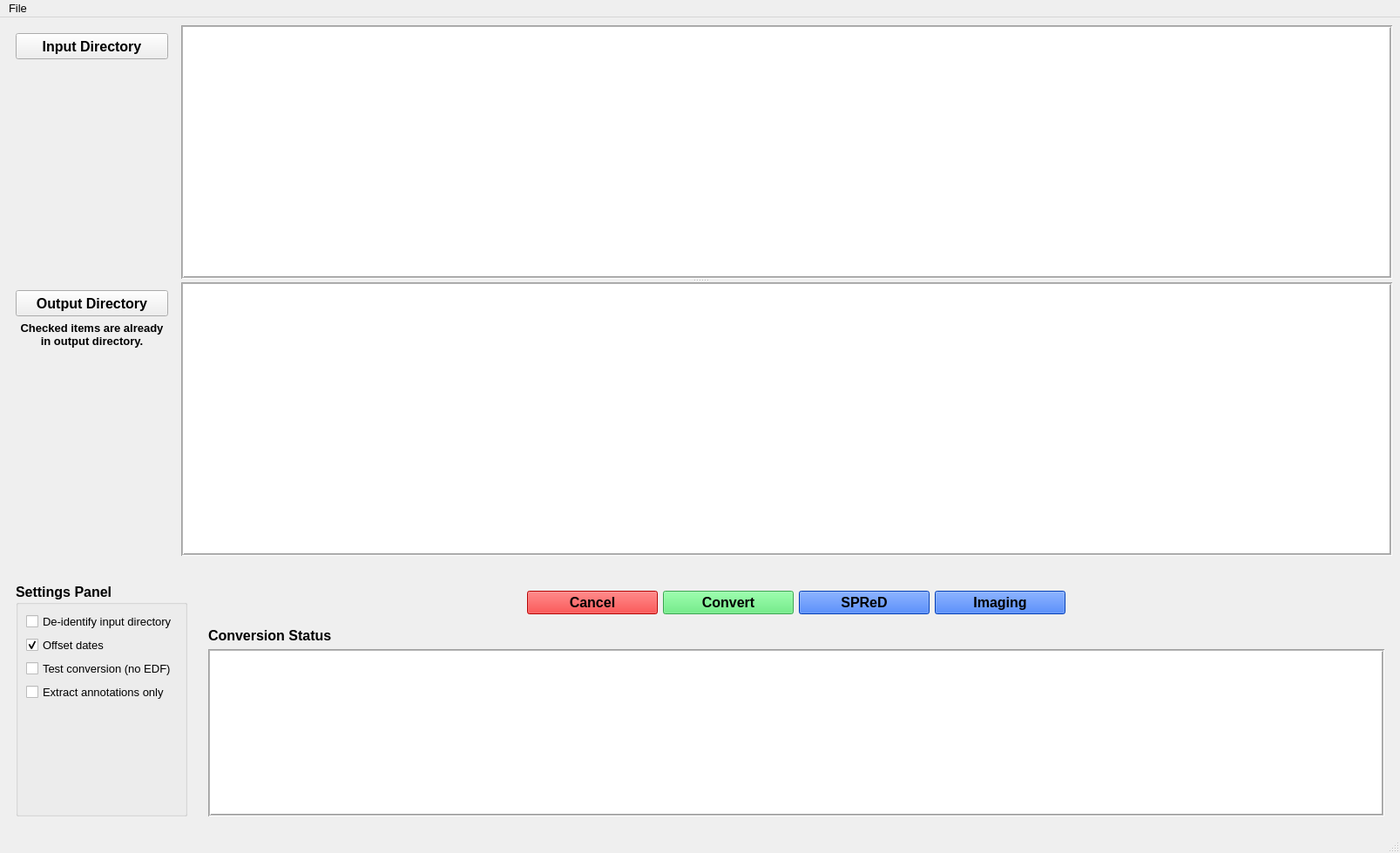
<?xml version="1.0" encoding="UTF-8"?>
<ui version="4.0">
 <class>MainWindow</class>
 <widget class="QMainWindow" name="MainWindow">
  <property name="geometry">
   <rect>
    <x>0</x>
    <y>0</y>
    <width>1607</width>
    <height>979</height>
   </rect>
  </property>
  <property name="sizePolicy">
   <sizepolicy hsizetype="Expanding" vsizetype="Expanding">
    <horstretch>0</horstretch>
    <verstretch>0</verstretch>
   </sizepolicy>
  </property>
  <property name="font">
   <font>
    <family>Arial</family>
    <pointsize>12</pointsize>
   </font>
  </property>
  <property name="windowTitle">
   <string>edf2bids converter</string>
  </property>
  <property name="windowIcon">
   <iconset>
    <normaloff>eplink_icon.ico</normaloff>eplink_icon.ico</iconset>
  </property>
  <widget class="QWidget" name="centralwidget">
   <property name="sizePolicy">
    <sizepolicy hsizetype="MinimumExpanding" vsizetype="Expanding">
     <horstretch>0</horstretch>
     <verstretch>0</verstretch>
    </sizepolicy>
   </property>
   <layout class="QFormLayout" name="formLayout">
    <item row="0" column="0" colspan="2">
     <widget class="QSplitter" name="splitter">
      <property name="sizePolicy">
       <sizepolicy hsizetype="MinimumExpanding" vsizetype="MinimumExpanding">
        <horstretch>0</horstretch>
        <verstretch>200</verstretch>
       </sizepolicy>
      </property>
      <property name="minimumSize">
       <size>
        <width>0</width>
        <height>600</height>
       </size>
      </property>
      <property name="midLineWidth">
       <number>0</number>
      </property>
      <property name="orientation">
       <enum>Qt::Vertical</enum>
      </property>
      <property name="opaqueResize">
       <bool>false</bool>
      </property>
      <property name="handleWidth">
       <number>4</number>
      </property>
      <property name="childrenCollapsible">
       <bool>false</bool>
      </property>
      <widget class="QWidget" name="widget_6" native="true">
       <property name="sizePolicy">
        <sizepolicy hsizetype="MinimumExpanding" vsizetype="Expanding">
         <horstretch>0</horstretch>
         <verstretch>0</verstretch>
        </sizepolicy>
       </property>
       <property name="minimumSize">
        <size>
         <width>0</width>
         <height>0</height>
        </size>
       </property>
       <layout class="QHBoxLayout" name="horizontalLayout" stretch="0,0">
        <property name="spacing">
         <number>6</number>
        </property>
        <item>
         <widget class="QWidget" name="widget_4" native="true">
          <property name="sizePolicy">
           <sizepolicy hsizetype="Minimum" vsizetype="Expanding">
            <horstretch>0</horstretch>
            <verstretch>0</verstretch>
           </sizepolicy>
          </property>
          <property name="minimumSize">
           <size>
            <width>0</width>
            <height>0</height>
           </size>
          </property>
          <layout class="QVBoxLayout" name="verticalLayout_2">
           <item>
            <widget class="QPushButton" name="loadDirButton">
             <property name="sizePolicy">
              <sizepolicy hsizetype="Preferred" vsizetype="Preferred">
               <horstretch>0</horstretch>
               <verstretch>0</verstretch>
              </sizepolicy>
             </property>
             <property name="minimumSize">
              <size>
               <width>175</width>
               <height>30</height>
              </size>
             </property>
             <property name="font">
              <font>
               <family>Arial</family>
               <pointsize>12</pointsize>
               <weight>75</weight>
               <bold>true</bold>
               <kerning>true</kerning>
              </font>
             </property>
             <property name="styleSheet">
              <string notr="true"/>
             </property>
             <property name="text">
              <string>Input Directory</string>
             </property>
            </widget>
           </item>
           <item>
            <spacer name="verticalSpacer">
             <property name="orientation">
              <enum>Qt::Vertical</enum>
             </property>
             <property name="sizeHint" stdset="0">
              <size>
               <width>20</width>
               <height>226</height>
              </size>
             </property>
            </spacer>
           </item>
          </layout>
         </widget>
        </item>
        <item>
         <widget class="QTreeWidget" name="treeViewLoad">
          <property name="sizePolicy">
           <sizepolicy hsizetype="MinimumExpanding" vsizetype="Expanding">
            <horstretch>0</horstretch>
            <verstretch>200</verstretch>
           </sizepolicy>
          </property>
          <property name="minimumSize">
           <size>
            <width>0</width>
            <height>0</height>
           </size>
          </property>
          <property name="maximumSize">
           <size>
            <width>16777215</width>
            <height>16777215</height>
           </size>
          </property>
          <property name="font">
           <font>
            <family>Arial</family>
            <pointsize>10</pointsize>
           </font>
          </property>
          <property name="contextMenuPolicy">
           <enum>Qt::PreventContextMenu</enum>
          </property>
          <property name="acceptDrops">
           <bool>true</bool>
          </property>
          <property name="autoFillBackground">
           <bool>true</bool>
          </property>
          <property name="frameShape">
           <enum>QFrame::Box</enum>
          </property>
          <property name="frameShadow">
           <enum>QFrame::Sunken</enum>
          </property>
          <property name="lineWidth">
           <number>1</number>
          </property>
          <property name="midLineWidth">
           <number>1</number>
          </property>
          <property name="verticalScrollBarPolicy">
           <enum>Qt::ScrollBarAsNeeded</enum>
          </property>
          <property name="sizeAdjustPolicy">
           <enum>QAbstractScrollArea::AdjustToContents</enum>
          </property>
          <property name="alternatingRowColors">
           <bool>true</bool>
          </property>
          <property name="selectionMode">
           <enum>QAbstractItemView::NoSelection</enum>
          </property>
          <property name="horizontalScrollMode">
           <enum>QAbstractItemView::ScrollPerItem</enum>
          </property>
          <property name="animated">
           <bool>false</bool>
          </property>
          <property name="columnCount">
           <number>0</number>
          </property>
          <attribute name="headerVisible">
           <bool>true</bool>
          </attribute>
          <attribute name="headerStretchLastSection">
           <bool>false</bool>
          </attribute>
         </widget>
        </item>
       </layout>
      </widget>
      <widget class="QWidget" name="widget_8" native="true">
       <property name="sizePolicy">
        <sizepolicy hsizetype="Expanding" vsizetype="Expanding">
         <horstretch>0</horstretch>
         <verstretch>0</verstretch>
        </sizepolicy>
       </property>
       <property name="minimumSize">
        <size>
         <width>0</width>
         <height>0</height>
        </size>
       </property>
       <layout class="QHBoxLayout" name="horizontalLayout_3">
        <item>
         <widget class="QWidget" name="widget_5" native="true">
          <property name="sizePolicy">
           <sizepolicy hsizetype="Minimum" vsizetype="Expanding">
            <horstretch>0</horstretch>
            <verstretch>0</verstretch>
           </sizepolicy>
          </property>
          <layout class="QVBoxLayout" name="verticalLayout">
           <item>
            <widget class="QPushButton" name="outDirButton">
             <property name="sizePolicy">
              <sizepolicy hsizetype="Preferred" vsizetype="Preferred">
               <horstretch>0</horstretch>
               <verstretch>0</verstretch>
              </sizepolicy>
             </property>
             <property name="minimumSize">
              <size>
               <width>175</width>
               <height>30</height>
              </size>
             </property>
             <property name="font">
              <font>
               <family>Arial</family>
               <pointsize>12</pointsize>
               <weight>75</weight>
               <bold>true</bold>
               <kerning>true</kerning>
              </font>
             </property>
             <property name="layoutDirection">
              <enum>Qt::LeftToRight</enum>
             </property>
             <property name="styleSheet">
              <string notr="true"/>
             </property>
             <property name="text">
              <string>Output Directory</string>
             </property>
            </widget>
           </item>
           <item>
            <widget class="QLabel" name="sText">
             <property name="enabled">
              <bool>true</bool>
             </property>
             <property name="sizePolicy">
              <sizepolicy hsizetype="Minimum" vsizetype="Minimum">
               <horstretch>0</horstretch>
               <verstretch>0</verstretch>
              </sizepolicy>
             </property>
             <property name="minimumSize">
              <size>
               <width>175</width>
               <height>0</height>
              </size>
             </property>
             <property name="font">
              <font>
               <family>Arial</family>
               <pointsize>10</pointsize>
               <weight>75</weight>
               <bold>true</bold>
              </font>
             </property>
             <property name="text">
              <string>Checked items are already in output directory.</string>
             </property>
             <property name="alignment">
              <set>Qt::AlignCenter</set>
             </property>
             <property name="wordWrap">
              <bool>true</bool>
             </property>
            </widget>
           </item>
           <item>
            <spacer name="verticalSpacer_2">
             <property name="orientation">
              <enum>Qt::Vertical</enum>
             </property>
             <property name="sizeHint" stdset="0">
              <size>
               <width>20</width>
               <height>211</height>
              </size>
             </property>
            </spacer>
           </item>
          </layout>
         </widget>
        </item>
        <item>
         <widget class="QTreeWidget" name="treeViewOutput">
          <property name="sizePolicy">
           <sizepolicy hsizetype="Expanding" vsizetype="Expanding">
            <horstretch>0</horstretch>
            <verstretch>200</verstretch>
           </sizepolicy>
          </property>
          <property name="minimumSize">
           <size>
            <width>0</width>
            <height>0</height>
           </size>
          </property>
          <property name="font">
           <font>
            <family>Arial</family>
            <pointsize>10</pointsize>
           </font>
          </property>
          <property name="contextMenuPolicy">
           <enum>Qt::PreventContextMenu</enum>
          </property>
          <property name="acceptDrops">
           <bool>true</bool>
          </property>
          <property name="autoFillBackground">
           <bool>true</bool>
          </property>
          <property name="frameShape">
           <enum>QFrame::Box</enum>
          </property>
          <property name="frameShadow">
           <enum>QFrame::Sunken</enum>
          </property>
          <property name="lineWidth">
           <number>1</number>
          </property>
          <property name="midLineWidth">
           <number>1</number>
          </property>
          <property name="verticalScrollBarPolicy">
           <enum>Qt::ScrollBarAsNeeded</enum>
          </property>
          <property name="alternatingRowColors">
           <bool>true</bool>
          </property>
          <property name="selectionMode">
           <enum>QAbstractItemView::NoSelection</enum>
          </property>
          <property name="horizontalScrollMode">
           <enum>QAbstractItemView::ScrollPerItem</enum>
          </property>
          <property name="columnCount">
           <number>0</number>
          </property>
          <attribute name="headerVisible">
           <bool>true</bool>
          </attribute>
          <attribute name="headerStretchLastSection">
           <bool>false</bool>
          </attribute>
         </widget>
        </item>
       </layout>
      </widget>
     </widget>
    </item>
    <item row="2" column="0">
     <widget class="QWidget" name="widget_7" native="true">
      <property name="maximumSize">
       <size>
        <width>16777215</width>
        <height>300</height>
       </size>
      </property>
      <layout class="QGridLayout" name="gridLayout">
       <item row="0" column="0">
        <widget class="QGroupBox" name="groupBox">
         <property name="font">
          <font>
           <family>Arial</family>
           <pointsize>12</pointsize>
           <weight>75</weight>
           <bold>true</bold>
          </font>
         </property>
         <property name="title">
          <string>Settings Panel</string>
         </property>
         <layout class="QVBoxLayout" name="verticalLayout_4">
          <item>
           <widget class="QCheckBox" name="deidentifyInputDir">
            <property name="font">
             <font>
              <pointsize>10</pointsize>
              <weight>50</weight>
              <bold>false</bold>
             </font>
            </property>
            <property name="text">
             <string>De-identify input directory</string>
            </property>
           </widget>
          </item>
          <item>
           <widget class="QCheckBox" name="offsetDate">
            <property name="font">
             <font>
              <pointsize>10</pointsize>
              <weight>50</weight>
              <bold>false</bold>
             </font>
            </property>
            <property name="text">
             <string>Offset dates</string>
            </property>
            <property name="checked">
             <bool>true</bool>
            </property>
           </widget>
          </item>
          <item>
           <widget class="QCheckBox" name="testConvert">
            <property name="font">
             <font>
              <pointsize>10</pointsize>
              <weight>50</weight>
              <bold>false</bold>
             </font>
            </property>
            <property name="text">
             <string>Test conversion (no EDF)</string>
            </property>
           </widget>
          </item>
          <item>
           <widget class="QCheckBox" name="annotationsOnly">
            <property name="font">
             <font>
              <pointsize>10</pointsize>
              <weight>50</weight>
              <bold>false</bold>
             </font>
            </property>
            <property name="text">
             <string>Extract annotations only</string>
            </property>
           </widget>
          </item>
          <item>
           <spacer name="verticalSpacer_4">
            <property name="orientation">
             <enum>Qt::Vertical</enum>
            </property>
            <property name="sizeHint" stdset="0">
             <size>
              <width>20</width>
              <height>40</height>
             </size>
            </property>
           </spacer>
          </item>
         </layout>
        </widget>
       </item>
      </layout>
     </widget>
    </item>
    <item row="2" column="1">
     <widget class="QWidget" name="widget_3" native="true">
      <property name="minimumSize">
       <size>
        <width>0</width>
        <height>150</height>
       </size>
      </property>
      <layout class="QVBoxLayout" name="verticalLayout_3">
       <item>
        <widget class="QWidget" name="widget" native="true">
         <layout class="QHBoxLayout" name="horizontalLayout_2">
          <item>
           <spacer name="horizontalSpacer">
            <property name="orientation">
             <enum>Qt::Horizontal</enum>
            </property>
            <property name="sizeHint" stdset="0">
             <size>
              <width>40</width>
              <height>20</height>
             </size>
            </property>
           </spacer>
          </item>
          <item>
           <widget class="QPushButton" name="cancelButton">
            <property name="sizePolicy">
             <sizepolicy hsizetype="Fixed" vsizetype="Fixed">
              <horstretch>0</horstretch>
              <verstretch>0</verstretch>
             </sizepolicy>
            </property>
            <property name="minimumSize">
             <size>
              <width>150</width>
              <height>0</height>
             </size>
            </property>
            <property name="maximumSize">
             <size>
              <width>150</width>
              <height>16777215</height>
             </size>
            </property>
            <property name="palette">
             <palette>
              <active>
               <colorrole role="WindowText">
                <brush brushstyle="SolidPattern">
                 <color alpha="255">
                  <red>0</red>
                  <green>0</green>
                  <blue>0</blue>
                 </color>
                </brush>
               </colorrole>
               <colorrole role="Button">
                <brush brushstyle="SolidPattern">
                 <color alpha="255">
                  <red>255</red>
                  <green>0</green>
                  <blue>0</blue>
                 </color>
                </brush>
               </colorrole>
               <colorrole role="Text">
                <brush brushstyle="SolidPattern">
                 <color alpha="255">
                  <red>0</red>
                  <green>0</green>
                  <blue>0</blue>
                 </color>
                </brush>
               </colorrole>
               <colorrole role="ButtonText">
                <brush brushstyle="SolidPattern">
                 <color alpha="255">
                  <red>0</red>
                  <green>0</green>
                  <blue>0</blue>
                 </color>
                </brush>
               </colorrole>
               <colorrole role="Base">
                <brush brushstyle="SolidPattern">
                 <color alpha="255">
                  <red>255</red>
                  <green>0</green>
                  <blue>0</blue>
                 </color>
                </brush>
               </colorrole>
               <colorrole role="Window">
                <brush brushstyle="SolidPattern">
                 <color alpha="255">
                  <red>255</red>
                  <green>0</green>
                  <blue>0</blue>
                 </color>
                </brush>
               </colorrole>
               <colorrole role="PlaceholderText">
                <brush brushstyle="NoBrush">
                 <color alpha="128">
                  <red>0</red>
                  <green>0</green>
                  <blue>0</blue>
                 </color>
                </brush>
               </colorrole>
              </active>
              <inactive>
               <colorrole role="WindowText">
                <brush brushstyle="SolidPattern">
                 <color alpha="255">
                  <red>0</red>
                  <green>0</green>
                  <blue>0</blue>
                 </color>
                </brush>
               </colorrole>
               <colorrole role="Button">
                <brush brushstyle="SolidPattern">
                 <color alpha="255">
                  <red>255</red>
                  <green>0</green>
                  <blue>0</blue>
                 </color>
                </brush>
               </colorrole>
               <colorrole role="Text">
                <brush brushstyle="SolidPattern">
                 <color alpha="255">
                  <red>0</red>
                  <green>0</green>
                  <blue>0</blue>
                 </color>
                </brush>
               </colorrole>
               <colorrole role="ButtonText">
                <brush brushstyle="SolidPattern">
                 <color alpha="255">
                  <red>0</red>
                  <green>0</green>
                  <blue>0</blue>
                 </color>
                </brush>
               </colorrole>
               <colorrole role="Base">
                <brush brushstyle="SolidPattern">
                 <color alpha="255">
                  <red>255</red>
                  <green>0</green>
                  <blue>0</blue>
                 </color>
                </brush>
               </colorrole>
               <colorrole role="Window">
                <brush brushstyle="SolidPattern">
                 <color alpha="255">
                  <red>255</red>
                  <green>0</green>
                  <blue>0</blue>
                 </color>
                </brush>
               </colorrole>
               <colorrole role="PlaceholderText">
                <brush brushstyle="NoBrush">
                 <color alpha="128">
                  <red>0</red>
                  <green>0</green>
                  <blue>0</blue>
                 </color>
                </brush>
               </colorrole>
              </inactive>
              <disabled>
               <colorrole role="WindowText">
                <brush brushstyle="SolidPattern">
                 <color alpha="255">
                  <red>0</red>
                  <green>0</green>
                  <blue>0</blue>
                 </color>
                </brush>
               </colorrole>
               <colorrole role="Button">
                <brush brushstyle="SolidPattern">
                 <color alpha="255">
                  <red>255</red>
                  <green>0</green>
                  <blue>0</blue>
                 </color>
                </brush>
               </colorrole>
               <colorrole role="Text">
                <brush brushstyle="SolidPattern">
                 <color alpha="255">
                  <red>0</red>
                  <green>0</green>
                  <blue>0</blue>
                 </color>
                </brush>
               </colorrole>
               <colorrole role="ButtonText">
                <brush brushstyle="SolidPattern">
                 <color alpha="255">
                  <red>0</red>
                  <green>0</green>
                  <blue>0</blue>
                 </color>
                </brush>
               </colorrole>
               <colorrole role="Base">
                <brush brushstyle="SolidPattern">
                 <color alpha="255">
                  <red>255</red>
                  <green>0</green>
                  <blue>0</blue>
                 </color>
                </brush>
               </colorrole>
               <colorrole role="Window">
                <brush brushstyle="SolidPattern">
                 <color alpha="255">
                  <red>255</red>
                  <green>0</green>
                  <blue>0</blue>
                 </color>
                </brush>
               </colorrole>
               <colorrole role="PlaceholderText">
                <brush brushstyle="NoBrush">
                 <color alpha="128">
                  <red>0</red>
                  <green>0</green>
                  <blue>0</blue>
                 </color>
                </brush>
               </colorrole>
              </disabled>
             </palette>
            </property>
            <property name="font">
             <font>
              <family>Arial</family>
              <pointsize>12</pointsize>
              <weight>75</weight>
              <bold>true</bold>
             </font>
            </property>
            <property name="styleSheet">
             <string notr="true">background-color: rgb(255,0,0);
color: black</string>
            </property>
            <property name="text">
             <string>Cancel</string>
            </property>
            <property name="flat">
             <bool>false</bool>
            </property>
           </widget>
          </item>
          <item>
           <widget class="QPushButton" name="convertButton">
            <property name="sizePolicy">
             <sizepolicy hsizetype="Fixed" vsizetype="Fixed">
              <horstretch>0</horstretch>
              <verstretch>0</verstretch>
             </sizepolicy>
            </property>
            <property name="minimumSize">
             <size>
              <width>150</width>
              <height>0</height>
             </size>
            </property>
            <property name="maximumSize">
             <size>
              <width>150</width>
              <height>16777215</height>
             </size>
            </property>
            <property name="font">
             <font>
              <family>Arial</family>
              <pointsize>12</pointsize>
              <weight>75</weight>
              <bold>true</bold>
              <kerning>true</kerning>
             </font>
            </property>
            <property name="styleSheet">
             <string notr="true">background-color: rgb(79, 232, 109);
color: black</string>
            </property>
            <property name="text">
             <string>Convert</string>
            </property>
           </widget>
          </item>
          <item>
           <widget class="QPushButton" name="spredButton">
            <property name="sizePolicy">
             <sizepolicy hsizetype="Fixed" vsizetype="Fixed">
              <horstretch>0</horstretch>
              <verstretch>0</verstretch>
             </sizepolicy>
            </property>
            <property name="minimumSize">
             <size>
              <width>150</width>
              <height>0</height>
             </size>
            </property>
            <property name="maximumSize">
             <size>
              <width>150</width>
              <height>16777215</height>
             </size>
            </property>
            <property name="font">
             <font>
              <family>Arial</family>
              <pointsize>12</pointsize>
              <weight>75</weight>
              <bold>true</bold>
             </font>
            </property>
            <property name="styleSheet">
             <string notr="true">background-color: rgb(0, 85, 255);
color: black</string>
            </property>
            <property name="text">
             <string>SPReD</string>
            </property>
           </widget>
          </item>
          <item>
           <widget class="QPushButton" name="imagingButton">
            <property name="sizePolicy">
             <sizepolicy hsizetype="Fixed" vsizetype="Fixed">
              <horstretch>0</horstretch>
              <verstretch>0</verstretch>
             </sizepolicy>
            </property>
            <property name="minimumSize">
             <size>
              <width>150</width>
              <height>0</height>
             </size>
            </property>
            <property name="maximumSize">
             <size>
              <width>150</width>
              <height>16777215</height>
             </size>
            </property>
            <property name="font">
             <font>
              <family>Arial</family>
              <pointsize>12</pointsize>
              <weight>75</weight>
              <bold>true</bold>
             </font>
            </property>
            <property name="styleSheet">
             <string notr="true">background-color: rgb(0, 85, 255);
color: black</string>
            </property>
            <property name="text">
             <string>Imaging</string>
            </property>
           </widget>
          </item>
          <item>
           <spacer name="horizontalSpacer_2">
            <property name="orientation">
             <enum>Qt::Horizontal</enum>
            </property>
            <property name="sizeHint" stdset="0">
             <size>
              <width>40</width>
              <height>20</height>
             </size>
            </property>
           </spacer>
          </item>
         </layout>
        </widget>
       </item>
       <item>
        <widget class="QLabel" name="label">
         <property name="font">
          <font>
           <family>Arial</family>
           <pointsize>12</pointsize>
           <weight>75</weight>
           <bold>true</bold>
          </font>
         </property>
         <property name="text">
          <string>Conversion Status</string>
         </property>
        </widget>
       </item>
       <item>
        <widget class="QPlainTextEdit" name="conversionStatus">
         <property name="maximumSize">
          <size>
           <width>16777215</width>
           <height>300</height>
          </size>
         </property>
         <property name="font">
          <font>
           <family>Arial</family>
           <pointsize>9</pointsize>
          </font>
         </property>
         <property name="frameShape">
          <enum>QFrame::Box</enum>
         </property>
         <property name="midLineWidth">
          <number>1</number>
         </property>
         <property name="textInteractionFlags">
          <set>Qt::NoTextInteraction</set>
         </property>
        </widget>
       </item>
      </layout>
     </widget>
    </item>
    <item row="1" column="0" colspan="2">
     <spacer name="verticalSpacer_3">
      <property name="orientation">
       <enum>Qt::Vertical</enum>
      </property>
      <property name="sizeType">
       <enum>QSizePolicy::Minimum</enum>
      </property>
      <property name="sizeHint" stdset="0">
       <size>
        <width>20</width>
        <height>10</height>
       </size>
      </property>
     </spacer>
    </item>
   </layout>
  </widget>
  <widget class="QStatusBar" name="statusbar">
   <property name="font">
    <font>
     <family>Arial</family>
    </font>
   </property>
  </widget>
  <widget class="QMenuBar" name="menuBar">
   <property name="geometry">
    <rect>
     <x>0</x>
     <y>0</y>
     <width>1607</width>
     <height>20</height>
    </rect>
   </property>
   <property name="font">
    <font>
     <family>Arial</family>
     <pointsize>10</pointsize>
    </font>
   </property>
   <widget class="QMenu" name="menuFile">
    <property name="font">
     <font>
      <family>Arial</family>
      <pointsize>10</pointsize>
     </font>
    </property>
    <property name="title">
     <string>File</string>
    </property>
    <addaction name="actionLoad_data"/>
    <addaction name="actionSettings"/>
    <addaction name="actionQuit"/>
   </widget>
   <addaction name="menuFile"/>
  </widget>
  <action name="actionLoad_data">
   <property name="text">
    <string>Load data</string>
   </property>
   <property name="font">
    <font>
     <family>Arial</family>
     <pointsize>10</pointsize>
    </font>
   </property>
  </action>
  <action name="actionQuit">
   <property name="text">
    <string>Quit</string>
   </property>
   <property name="font">
    <font>
     <family>Arial</family>
     <pointsize>10</pointsize>
    </font>
   </property>
  </action>
  <action name="actionSettings">
   <property name="text">
    <string>Settings</string>
   </property>
   <property name="font">
    <font>
     <family>Arial</family>
     <pointsize>10</pointsize>
    </font>
   </property>
  </action>
 </widget>
 <resources/>
 <connections>
  <connection>
   <sender>actionLoad_data</sender>
   <signal>triggered(bool)</signal>
   <receiver>loadDirButton</receiver>
   <slot>showMenu()</slot>
   <hints>
    <hint type="sourcelabel">
     <x>-1</x>
     <y>-1</y>
    </hint>
    <hint type="destinationlabel">
     <x>81</x>
     <y>72</y>
    </hint>
   </hints>
  </connection>
 </connections>
</ui>
